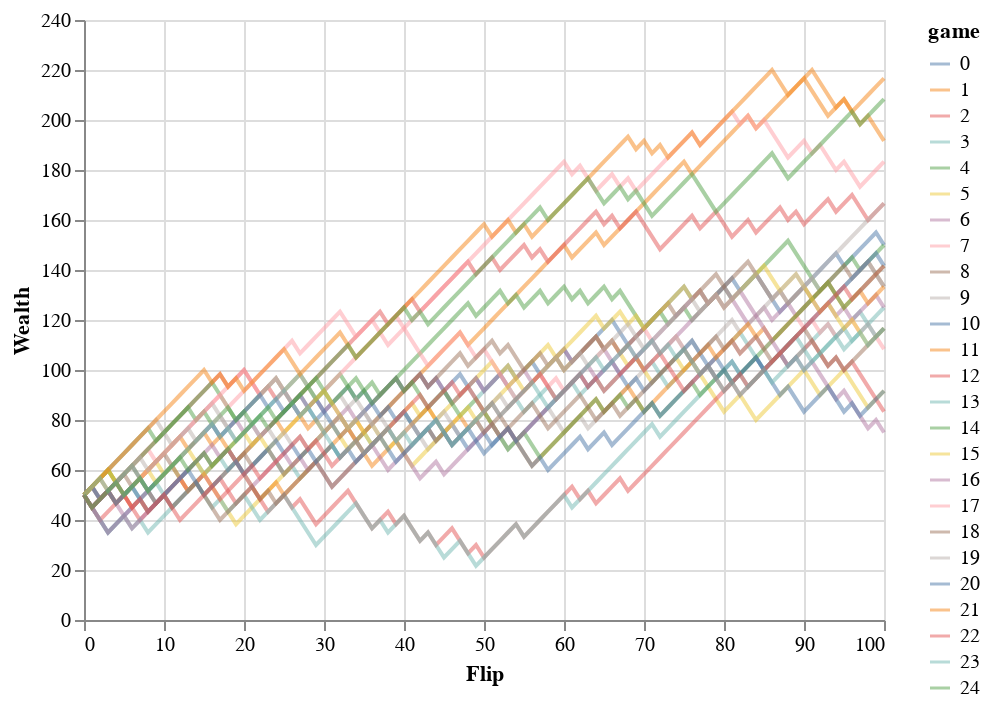

The cell this chart's notebook holds for it:
### Markdown cell above
### Constant Dollar Wager

### Code cell
constant_dollar.amount = (
    5  # You can use this to change the constant dollar wage - here it's 5
)
constant_dollar.plot_games(n_games=25, log=False, opacity=0.5)

### Figure 1 — Vega-Lite specification as saved in the notebook (floating-point values rounded to 4 significant figures; data arrays with more than 128 entries replaced by an {"elided": "..."} marker saying what was removed)
{"config": {"view": {"continuousWidth": 400, "continuousHeight": 300}}, "data": {"name": "data-73efd505f693e248471692b00eb43efd"}, "mark": {"type": "line", "opacity": 0.5}, "encoding": {"color": {"type": "nominal", "field": "game"}, "x": {"type": "quantitative", "field": "flip", "title": "Flip"}, "y": {"type": "quantitative", "field": "wealth", "title": "Wealth"}}, "$schema": "https://vega.github.io/schema/vega-lite/v4.8.1.json", "datasets": {"data-73efd505f693e248471692b00eb43efd": {"elided": "2525 records"}}}
